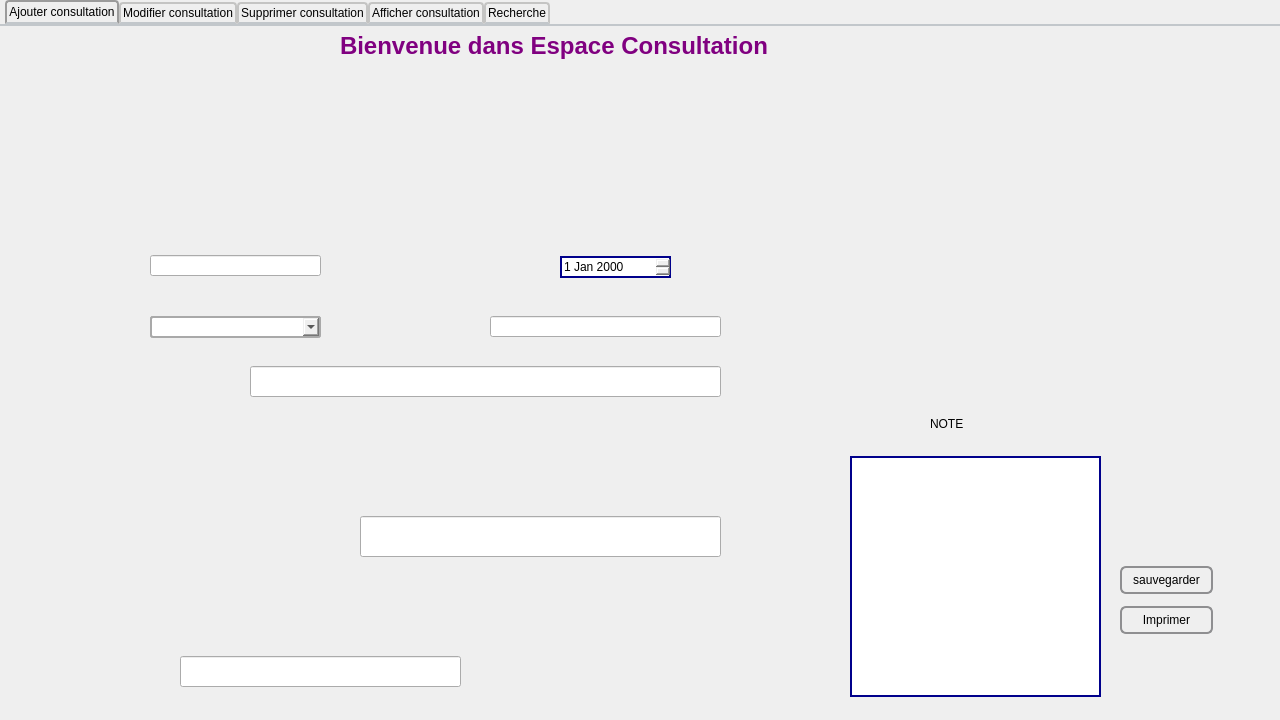
<?xml version="1.0" encoding="UTF-8"?>
<ui version="4.0">
 <class>Consultations</class>
 <widget class="QDialog" name="Consultations">
  <property name="geometry">
   <rect>
    <x>0</x>
    <y>0</y>
    <width>1280</width>
    <height>720</height>
   </rect>
  </property>
  <property name="minimumSize">
   <size>
    <width>1280</width>
    <height>720</height>
   </size>
  </property>
  <property name="maximumSize">
   <size>
    <width>1280</width>
    <height>720</height>
   </size>
  </property>
  <property name="baseSize">
   <size>
    <width>1280</width>
    <height>720</height>
   </size>
  </property>
  <property name="windowTitle">
   <string>MED++</string>
  </property>
  <widget class="QTabWidget" name="tabWidget">
   <property name="geometry">
    <rect>
     <x>0</x>
     <y>0</y>
     <width>1281</width>
     <height>721</height>
    </rect>
   </property>
   <property name="maximumSize">
    <size>
     <width>16777215</width>
     <height>16777215</height>
    </size>
   </property>
   <property name="styleSheet">
    <string notr="true">QTabWidget::pane { /* The tab widget frame */
    border-top: 2px solid #C2C7CB;
}

QTabWidget::tab-bar {
    left: 5px; /* move to the right by 5px */
}

/* Style the tab using the tab sub-control. Note that
    it reads QTabBar _not_ QTabWidget */
QTabBar::tab {
    background: qlineargradient(x1: 0, y1: 0, x2: 0, y2: 1,
                                stop: 0 #E1E1E1, stop: 0.4 #DDDDDD,
                                stop: 0.5 #D8D8D8, stop: 1.0 #D3D3D3);
    border: 2px solid #C4C4C3;
    border-bottom-color: #C2C7CB; /* same as the pane color */
    border-top-left-radius: 4px;
    border-top-right-radius: 4px;
    min-width: 8ex;
    padding: 2px;
}

QTabBar::tab:selected, QTabBar::tab:hover {
    background: qlineargradient(x1: 0, y1: 0, x2: 0, y2: 1,
                                stop: 0 #fafafa, stop: 0.4 #f4f4f4,
                                stop: 0.5 #e7e7e7, stop: 1.0 #fafafa);
}

QTabBar::tab:selected {
    border-color: #9B9B9B;
    border-bottom-color: #C2C7CB; /* same as pane color */
}

QTabBar::tab:!selected {
    margin-top: 2px; /* make non-selected tabs look smaller */
}</string>
   </property>
   <property name="currentIndex">
    <number>0</number>
   </property>
   <widget class="QWidget" name="tab">
    <attribute name="title">
     <string>Ajouter consultation</string>
    </attribute>
    <widget class="QWidget" name="widget" native="true">
     <property name="geometry">
      <rect>
       <x>0</x>
       <y>0</y>
       <width>1281</width>
       <height>701</height>
      </rect>
     </property>
     <property name="styleSheet">
      <string notr="true">QWidget#widget
{
	background-image: url(:/Ajouter Consultation.png);
}</string>
     </property>
     <widget class="QLineEdit" name="line_reff">
      <property name="geometry">
       <rect>
        <x>150</x>
        <y>229</y>
        <width>171</width>
        <height>21</height>
       </rect>
      </property>
      <property name="styleSheet">
       <string notr="true">QLineEdit:read-only {
background: lightblue;
}</string>
      </property>
     </widget>
     <widget class="QLineEdit" name="line_pat">
      <property name="geometry">
       <rect>
        <x>150</x>
        <y>290</y>
        <width>171</width>
        <height>21</height>
       </rect>
      </property>
     </widget>
     <widget class="QLineEdit" name="line_sym">
      <property name="geometry">
       <rect>
        <x>490</x>
        <y>290</y>
        <width>231</width>
        <height>21</height>
       </rect>
      </property>
      <property name="styleSheet">
       <string notr="true">QLineEdit:read-only {
background: lightblue;
}</string>
      </property>
     </widget>
     <widget class="QLineEdit" name="line_exa">
      <property name="geometry">
       <rect>
        <x>250</x>
        <y>340</y>
        <width>471</width>
        <height>31</height>
       </rect>
      </property>
      <property name="styleSheet">
       <string notr="true">QLineEdit:read-only {
background: lightblue;
}</string>
      </property>
      <property name="alignment">
       <set>Qt::AlignLeading|Qt::AlignLeft|Qt::AlignTop</set>
      </property>
     </widget>
     <widget class="QLineEdit" name="line_res">
      <property name="geometry">
       <rect>
        <x>360</x>
        <y>490</y>
        <width>361</width>
        <height>41</height>
       </rect>
      </property>
      <property name="styleSheet">
       <string notr="true">QLineEdit:read-only {
background: lightblue;
}</string>
      </property>
      <property name="alignment">
       <set>Qt::AlignLeading|Qt::AlignLeft|Qt::AlignTop</set>
      </property>
     </widget>
     <widget class="QLineEdit" name="line_dia">
      <property name="geometry">
       <rect>
        <x>180</x>
        <y>630</y>
        <width>281</width>
        <height>31</height>
       </rect>
      </property>
      <property name="styleSheet">
       <string notr="true">QLineEdit:read-only {
background: lightblue;
}</string>
      </property>
     </widget>
     <widget class="QWidget" name="widget_5" native="true">
      <property name="geometry">
       <rect>
        <x>1150</x>
        <y>80</y>
        <width>120</width>
        <height>41</height>
       </rect>
      </property>
      <widget class="QPushButton" name="pushButton">
       <property name="geometry">
        <rect>
         <x>0</x>
         <y>0</y>
         <width>121</width>
         <height>41</height>
        </rect>
       </property>
       <property name="styleSheet">
        <string notr="true">QPushButton{
border-style:solid;

background-color:#AARRGGBB ;
color:#fff;
border-radius:7px;
}

</string>
       </property>
       <property name="text">
        <string/>
       </property>
      </widget>
     </widget>
     <widget class="QWidget" name="widget_6" native="true">
      <property name="geometry">
       <rect>
        <x>1140</x>
        <y>410</y>
        <width>120</width>
        <height>41</height>
       </rect>
      </property>
      <widget class="QPushButton" name="pushButton_2">
       <property name="geometry">
        <rect>
         <x>0</x>
         <y>0</y>
         <width>121</width>
         <height>41</height>
        </rect>
       </property>
       <property name="styleSheet">
        <string notr="true">QPushButton{
border-style:solid;

background-color:#AARRGGBB ;
color:#fff;
border-radius:7px;
}


QPushButton:pressed {
    background-color: qlineargradient(x1: 0, y1: 0, x2: 0, y2: 1,
                                      stop: 0 #dadbde, stop: 1 #f6f7fa);
}

</string>
       </property>
       <property name="text">
        <string/>
       </property>
       <property name="icon">
        <iconset resource="reosurces.qrc">
         <normaloff>:/icon.png</normaloff>:/icon.png</iconset>
       </property>
      </widget>
     </widget>
     <widget class="QDateEdit" name="dateEdit">
      <property name="geometry">
       <rect>
        <x>560</x>
        <y>230</y>
        <width>111</width>
        <height>22</height>
       </rect>
      </property>
      <property name="styleSheet">
       <string notr="true">border-width:2px;
border-style:solid;
border-color:darkblue;</string>
      </property>
     </widget>
     <widget class="QTextEdit" name="textEdit">
      <property name="geometry">
       <rect>
        <x>850</x>
        <y>430</y>
        <width>251</width>
        <height>241</height>
       </rect>
      </property>
      <property name="styleSheet">
       <string notr="true">border-width:2px;
border-style:solid;
border-color:darkblue;</string>
      </property>
     </widget>
     <widget class="QPushButton" name="pushButton_9">
      <property name="geometry">
       <rect>
        <x>1120</x>
        <y>580</y>
        <width>93</width>
        <height>28</height>
       </rect>
      </property>
      <property name="styleSheet">
       <string notr="true">QPushButton {
    border: 2px solid #8f8f91;
    border-radius: 6px;
    background-color: qlineargradient(x1: 0, y1: 0, x2: 0, y2: 1,
                                      stop: 0 #f6f7fa, stop: 1 #dadbde);
    min-width: 80px;
}
QPushButton:pressed {
    background-color: qlineargradient(x1: 0, y1: 0, x2: 0, y2: 1,
                                      stop: 0 #dadbde, stop: 1 #f6f7fa);
}

QPushButton:flat {
    border: none; /* no border for a flat push button */
}

QPushButton:default {
    border-color: navy; /* make the default button prominent */
}
QPushButton:open { /* when the button has its menu open */
    background-color: qlineargradient(x1: 0, y1: 0, x2: 0, y2: 1,
                                      stop: 0 #dadbde, stop: 1 #f6f7fa);
}

QPushButton::menu-indicator {
    image: url(menu_indicator.png);
    subcontrol-origin: padding;
    subcontrol-position: bottom right;
}

QPushButton::menu-indicator:pressed, QPushButton::menu-indicator:open {
    position: relative;
    top: 2px; left: 2px; /* shift the arrow by 2 px */
}</string>
      </property>
      <property name="text">
       <string>Imprimer</string>
      </property>
     </widget>
     <widget class="QComboBox" name="comboBox_2">
      <property name="geometry">
       <rect>
        <x>150</x>
        <y>290</y>
        <width>171</width>
        <height>22</height>
       </rect>
      </property>
      <property name="styleSheet">
       <string notr="true">border-width:2px;
border-style:solid;
border-color:darkblue;

border-radius: 3px;
padding: 1px 18px 1px 3px;
min-width: 6em;

background: qlineargradient(x1: 0, y1: 0, x2: 0, y2: 1,
                       stop: 0 #D3D3D3, stop: 0.4 #D8D8D8,
                       stop: 0.5 #DDDDDD, stop: 1.0 #E1E1E1);


padding-top: 3px;
padding-left: 4px;

subcontrol-origin: padding;
subcontrol-position: top right;
width: 15px;

border-left-width: 1px;
border-left-color: darkgray;
border-left-style: solid; 
border-top-right-radius: 3px; 
border-bottom-right-radius: 3px;

top: 1px;
left: 1px;

border: 2px solid darkgray;
selection-background-color: lightgray;</string>
      </property>
     </widget>
     <widget class="QPushButton" name="pushButton_10">
      <property name="geometry">
       <rect>
        <x>1120</x>
        <y>540</y>
        <width>93</width>
        <height>28</height>
       </rect>
      </property>
      <property name="styleSheet">
       <string notr="true">QPushButton {
    border: 2px solid #8f8f91;
    border-radius: 6px;
    background-color: qlineargradient(x1: 0, y1: 0, x2: 0, y2: 1,
                                      stop: 0 #f6f7fa, stop: 1 #dadbde);
    min-width: 80px;
}
QPushButton:pressed {
    background-color: qlineargradient(x1: 0, y1: 0, x2: 0, y2: 1,
                                      stop: 0 #dadbde, stop: 1 #f6f7fa);
}

QPushButton:flat {
    border: none; /* no border for a flat push button */
}

QPushButton:default {
    border-color: navy; /* make the default button prominent */
}
QPushButton:open { /* when the button has its menu open */
    background-color: qlineargradient(x1: 0, y1: 0, x2: 0, y2: 1,
                                      stop: 0 #dadbde, stop: 1 #f6f7fa);
}

QPushButton::menu-indicator {
    image: url(menu_indicator.png);
    subcontrol-origin: padding;
    subcontrol-position: bottom right;
}

QPushButton::menu-indicator:pressed, QPushButton::menu-indicator:open {
    position: relative;
    top: 2px; left: 2px; /* shift the arrow by 2 px */
}</string>
      </property>
      <property name="text">
       <string>sauvegarder</string>
      </property>
     </widget>
     <widget class="QLabel" name="label_4">
      <property name="geometry">
       <rect>
        <x>930</x>
        <y>390</y>
        <width>55</width>
        <height>16</height>
       </rect>
      </property>
      <property name="text">
       <string>NOTE</string>
      </property>
     </widget>
     <widget class="QLabel" name="label_3">
      <property name="geometry">
       <rect>
        <x>340</x>
        <y>0</y>
        <width>691</width>
        <height>41</height>
       </rect>
      </property>
      <property name="text">
       <string>&lt;html&gt;&lt;head/&gt;&lt;body&gt;&lt;h1 style=&quot; margin-top:18px; margin-bottom:12px; margin-left:0px; margin-right:0px; -qt-block-indent:0; text-indent:0px;&quot;&gt;&lt;span style=&quot; font-size:xx-large; font-weight:600; color:#800080;&quot;&gt;Bienvenue dans Espace Consultation &lt;/span&gt;&lt;/h1&gt;&lt;/body&gt;&lt;/html&gt;</string>
      </property>
     </widget>
    </widget>
   </widget>
   <widget class="QWidget" name="tab_2">
    <attribute name="title">
     <string>Modifier consultation</string>
    </attribute>
    <widget class="QWidget" name="widget_2" native="true">
     <property name="geometry">
      <rect>
       <x>0</x>
       <y>0</y>
       <width>1281</width>
       <height>701</height>
      </rect>
     </property>
     <property name="styleSheet">
      <string notr="true">QWidget#widget_2
{
	background-image: url(:/ModifierConsultation.png);
}</string>
     </property>
     <widget class="QLineEdit" name="idd">
      <property name="geometry">
       <rect>
        <x>150</x>
        <y>280</y>
        <width>171</width>
        <height>31</height>
       </rect>
      </property>
      <property name="styleSheet">
       <string notr="true">QLineEdit:read-only {
background: lightblue;
}

</string>
      </property>
     </widget>
     <widget class="QLineEdit" name="res_exam">
      <property name="geometry">
       <rect>
        <x>360</x>
        <y>490</y>
        <width>361</width>
        <height>61</height>
       </rect>
      </property>
      <property name="styleSheet">
       <string notr="true">QLineEdit:read-only {
background: lightblue;
}</string>
      </property>
      <property name="alignment">
       <set>Qt::AlignLeading|Qt::AlignLeft|Qt::AlignTop</set>
      </property>
     </widget>
     <widget class="QLineEdit" name="symp">
      <property name="geometry">
       <rect>
        <x>490</x>
        <y>280</y>
        <width>231</width>
        <height>31</height>
       </rect>
      </property>
      <property name="styleSheet">
       <string notr="true">QLineEdit:read-only {
background: lightblue;
}</string>
      </property>
     </widget>
     <widget class="QLineEdit" name="diag">
      <property name="geometry">
       <rect>
        <x>180</x>
        <y>630</y>
        <width>241</width>
        <height>31</height>
       </rect>
      </property>
      <property name="styleSheet">
       <string notr="true">QLineEdit:read-only {
background: lightblue;
}</string>
      </property>
     </widget>
     <widget class="QLineEdit" name="reff_const">
      <property name="geometry">
       <rect>
        <x>150</x>
        <y>229</y>
        <width>171</width>
        <height>21</height>
       </rect>
      </property>
     </widget>
     <widget class="QLineEdit" name="exam">
      <property name="geometry">
       <rect>
        <x>230</x>
        <y>340</y>
        <width>361</width>
        <height>41</height>
       </rect>
      </property>
      <property name="styleSheet">
       <string notr="true">QLineEdit:read-only {
background: lightblue;
}</string>
      </property>
      <property name="alignment">
       <set>Qt::AlignLeading|Qt::AlignLeft|Qt::AlignTop</set>
      </property>
     </widget>
     <widget class="QPushButton" name="pushButton_3">
      <property name="geometry">
       <rect>
        <x>1160</x>
        <y>80</y>
        <width>111</width>
        <height>41</height>
       </rect>
      </property>
      <property name="styleSheet">
       <string notr="true">QPushButton{
border-style:solid;

background-color:#AARRGGBB ;
color:#fff;
border-radius:7px;
}

</string>
      </property>
      <property name="text">
       <string/>
      </property>
     </widget>
     <widget class="QPushButton" name="pushButton_4">
      <property name="geometry">
       <rect>
        <x>1140</x>
        <y>410</y>
        <width>121</width>
        <height>41</height>
       </rect>
      </property>
      <property name="styleSheet">
       <string notr="true">QPushButton{
border-style:solid;

background-color:#AARRGGBB ;
color:#fff;
border-radius:7px;
}

</string>
      </property>
      <property name="text">
       <string/>
      </property>
     </widget>
     <widget class="QDateEdit" name="dateEdit_2">
      <property name="geometry">
       <rect>
        <x>569</x>
        <y>230</y>
        <width>151</width>
        <height>31</height>
       </rect>
      </property>
      <property name="styleSheet">
       <string notr="true">border-width:2px;
border-style:solid;
border-color:darkblue;</string>
      </property>
     </widget>
     <widget class="QComboBox" name="comboBox_3">
      <property name="geometry">
       <rect>
        <x>150</x>
        <y>230</y>
        <width>171</width>
        <height>22</height>
       </rect>
      </property>
      <property name="styleSheet">
       <string notr="true">border-width:2px;
border-style:solid;
border-color:darkblue;

border-radius: 3px;
padding: 1px 18px 1px 3px;
min-width: 6em;

background: qlineargradient(x1: 0, y1: 0, x2: 0, y2: 1,
                       stop: 0 #D3D3D3, stop: 0.4 #D8D8D8,
                       stop: 0.5 #DDDDDD, stop: 1.0 #E1E1E1);


padding-top: 3px;
padding-left: 4px;

subcontrol-origin: padding;
subcontrol-position: top right;
width: 15px;

border-left-width: 1px;
border-left-color: darkgray;
border-left-style: solid; 
border-top-right-radius: 3px; 
border-bottom-right-radius: 3px;

top: 1px;
left: 1px;

border: 2px solid darkgray;
selection-background-color: lightgray;

</string>
      </property>
     </widget>
     <widget class="QLabel" name="lc1">
      <property name="geometry">
       <rect>
        <x>350</x>
        <y>0</y>
        <width>561</width>
        <height>41</height>
       </rect>
      </property>
      <property name="text">
       <string>&lt;html&gt;&lt;head/&gt;&lt;body&gt;&lt;h1 style=&quot; margin-top:18px; margin-bottom:12px; margin-left:0px; margin-right:0px; -qt-block-indent:0; text-indent:0px;&quot;&gt;&lt;span style=&quot; font-size:xx-large; font-weight:600; color:#800080;&quot;&gt;Bienvenue dans Espace Consultation &lt;/span&gt;&lt;/h1&gt;&lt;/body&gt;&lt;/html&gt;</string>
      </property>
     </widget>
    </widget>
   </widget>
   <widget class="QWidget" name="tab_3">
    <attribute name="title">
     <string>Supprimer consultation</string>
    </attribute>
    <widget class="QWidget" name="widget_3" native="true">
     <property name="geometry">
      <rect>
       <x>0</x>
       <y>0</y>
       <width>1281</width>
       <height>691</height>
      </rect>
     </property>
     <property name="styleSheet">
      <string notr="true">QWidget#widget_3
{
	background-image: url(:/SuppConst.png);
}</string>
     </property>
     <widget class="QLineEdit" name="reff">
      <property name="geometry">
       <rect>
        <x>340</x>
        <y>350</y>
        <width>251</width>
        <height>31</height>
       </rect>
      </property>
      <property name="styleSheet">
       <string notr="true">QLineEdit:read-only {
background: lightblue;
}</string>
      </property>
      <property name="clearButtonEnabled">
       <bool>true</bool>
      </property>
     </widget>
     <widget class="QPushButton" name="pushButton_5">
      <property name="geometry">
       <rect>
        <x>1150</x>
        <y>80</y>
        <width>111</width>
        <height>41</height>
       </rect>
      </property>
      <property name="styleSheet">
       <string notr="true">QPushButton{
border-style:solid;

background-color:#AARRGGBB ;
color:#fff;
border-radius:7px;
}

</string>
      </property>
      <property name="text">
       <string/>
      </property>
     </widget>
     <widget class="QPushButton" name="pushButton_6">
      <property name="geometry">
       <rect>
        <x>1120</x>
        <y>640</y>
        <width>121</width>
        <height>41</height>
       </rect>
      </property>
      <property name="styleSheet">
       <string notr="true">QPushButton{
border-style:solid;

background-color:#AARRGGBB ;
color:#fff;
border-radius:7px;
}

</string>
      </property>
      <property name="text">
       <string/>
      </property>
     </widget>
     <widget class="QLabel" name="lc_2">
      <property name="geometry">
       <rect>
        <x>300</x>
        <y>0</y>
        <width>621</width>
        <height>41</height>
       </rect>
      </property>
      <property name="text">
       <string>&lt;html&gt;&lt;head/&gt;&lt;body&gt;&lt;h1 style=&quot; margin-top:18px; margin-bottom:12px; margin-left:0px; margin-right:0px; -qt-block-indent:0; text-indent:0px;&quot;&gt;&lt;span style=&quot; font-size:xx-large; font-weight:600; color:#800080;&quot;&gt;Bienvenue dans Espace Consultation &lt;/span&gt;&lt;/h1&gt;&lt;/body&gt;&lt;/html&gt;</string>
      </property>
     </widget>
    </widget>
   </widget>
   <widget class="QWidget" name="tab_4">
    <attribute name="title">
     <string>Afficher consultation</string>
    </attribute>
    <widget class="QWidget" name="widget_4" native="true">
     <property name="geometry">
      <rect>
       <x>-20</x>
       <y>0</y>
       <width>1281</width>
       <height>691</height>
      </rect>
     </property>
     <property name="styleSheet">
      <string notr="true">QWidget#widget_4 
{
	background-image: url(:/AfficherCnst.png);
}</string>
     </property>
     <widget class="QTableView" name="TabConsultation">
      <property name="geometry">
       <rect>
        <x>90</x>
        <y>240</y>
        <width>981</width>
        <height>291</height>
       </rect>
      </property>
      <property name="styleSheet">
       <string notr="true">QTableView QTableCornerButton::section {
    background: red;
    border: 2px outset red;
}
QTableView {
    selection-background-color: qlineargradient(x1: 0, y1: 0, x2: 0.5, y2: 0.5,
                                stop: 0 #FF92BB, stop: 1 gray);
}
 QScrollBar:vertical {
     border: 2px solid grey;
     background: #32CC99;
     width: 15px;
     margin: 22px 0 22px 0;
 }
 QScrollBar::handle:vertical {
     background: white;
     min-height: 20px;
 }
 QScrollBar::add-line:vertical {
     border: 2px solid grey;
     background: #32CC99;
     height: 20px;
     subcontrol-position: bottom;
     subcontrol-origin: margin;
 }

 QScrollBar::sub-line:vertical {
     border: 2px solid grey;
     background: #32CC99;
     height: 20px;
     subcontrol-position: top;
     subcontrol-origin: margin;
 }
 QScrollBar::up-arrow:vertical, QScrollBar::down-arrow:vertical {
     border: 2px solid grey;
     width: 3px;
     height: 3px;
     background: white;
 }

 QScrollBar::add-page:vertical, QScrollBar::sub-page:vertical {
     background: none;
 }

</string>
      </property>
     </widget>
     <widget class="QPushButton" name="pushButton_7">
      <property name="geometry">
       <rect>
        <x>1150</x>
        <y>80</y>
        <width>111</width>
        <height>41</height>
       </rect>
      </property>
      <property name="styleSheet">
       <string notr="true">QPushButton{
border-style:solid;

background-color:#AARRGGBB ;
color:#fff;
border-radius:7px;
}

</string>
      </property>
      <property name="text">
       <string/>
      </property>
     </widget>
     <widget class="QLabel" name="label_2">
      <property name="geometry">
       <rect>
        <x>30</x>
        <y>200</y>
        <width>81</width>
        <height>21</height>
       </rect>
      </property>
      <property name="font">
       <font>
        <family>Agency FB</family>
        <pointsize>16</pointsize>
       </font>
      </property>
      <property name="text">
       <string>Trier Par : </string>
      </property>
     </widget>
     <widget class="QRadioButton" name="radioButton_2">
      <property name="geometry">
       <rect>
        <x>230</x>
        <y>200</y>
        <width>95</width>
        <height>20</height>
       </rect>
      </property>
      <property name="styleSheet">
       <string notr="true">QRadioButton::indicator {
    width: 13px;
    height: 13px;
}





</string>
      </property>
      <property name="text">
       <string>Date</string>
      </property>
     </widget>
     <widget class="QRadioButton" name="radioButton_3">
      <property name="geometry">
       <rect>
        <x>350</x>
        <y>200</y>
        <width>95</width>
        <height>20</height>
       </rect>
      </property>
      <property name="styleSheet">
       <string notr="true">QRadioButton::indicator {
    width: 13px;
    height: 13px;
}</string>
      </property>
      <property name="text">
       <string>référence</string>
      </property>
     </widget>
     <widget class="QRadioButton" name="radioButton_4">
      <property name="geometry">
       <rect>
        <x>480</x>
        <y>200</y>
        <width>95</width>
        <height>20</height>
       </rect>
      </property>
      <property name="styleSheet">
       <string notr="true">QRadioButton::indicator {
    width: 13px;
    height: 13px;
}</string>
      </property>
      <property name="text">
       <string>identifiant</string>
      </property>
     </widget>
     <widget class="QLabel" name="lc_3">
      <property name="geometry">
       <rect>
        <x>320</x>
        <y>0</y>
        <width>591</width>
        <height>41</height>
       </rect>
      </property>
      <property name="text">
       <string>&lt;html&gt;&lt;head/&gt;&lt;body&gt;&lt;h1 style=&quot; margin-top:18px; margin-bottom:12px; margin-left:0px; margin-right:0px; -qt-block-indent:0; text-indent:0px;&quot;&gt;&lt;span style=&quot; font-size:xx-large; font-weight:600; color:#800080;&quot;&gt;Bienvenue dans Espace Consultation &lt;/span&gt;&lt;/h1&gt;&lt;/body&gt;&lt;/html&gt;</string>
      </property>
     </widget>
    </widget>
   </widget>
   <widget class="QWidget" name="tab_5">
    <attribute name="title">
     <string>Recherche</string>
    </attribute>
    <widget class="QLineEdit" name="reff_consultation">
     <property name="geometry">
      <rect>
       <x>300</x>
       <y>70</y>
       <width>113</width>
       <height>22</height>
      </rect>
     </property>
     <property name="styleSheet">
      <string notr="true">QLineEdit:read-only {
background: lightblue;
}</string>
     </property>
    </widget>
    <widget class="QLabel" name="label">
     <property name="geometry">
      <rect>
       <x>124</x>
       <y>70</y>
       <width>131</width>
       <height>20</height>
      </rect>
     </property>
     <property name="text">
      <string>Reff_consultation :</string>
     </property>
    </widget>
    <widget class="QTableView" name="tableView_r">
     <property name="geometry">
      <rect>
       <x>180</x>
       <y>161</y>
       <width>851</width>
       <height>211</height>
      </rect>
     </property>
     <property name="styleSheet">
      <string notr="true">QTableView QTableCornerButton::section {
    background: red;
    border: 2px outset red;
}
QTableView {
    selection-background-color: qlineargradient(x1: 0, y1: 0, x2: 0.5, y2: 0.5,
                                stop: 0 #FF92BB, stop: 1 gray);
}
 QScrollBar:vertical {
     border: 2px solid grey;
     background: #32CC99;
     width: 15px;
     margin: 22px 0 22px 0;
 }
 QScrollBar::handle:vertical {
     background: white;
     min-height: 20px;
 }
 QScrollBar::add-line:vertical {
     border: 2px solid grey;
     background: #32CC99;
     height: 20px;
     subcontrol-position: bottom;
     subcontrol-origin: margin;
 }

 QScrollBar::sub-line:vertical {
     border: 2px solid grey;
     background: #32CC99;
     height: 20px;
     subcontrol-position: top;
     subcontrol-origin: margin;
 }
 QScrollBar::up-arrow:vertical, QScrollBar::down-arrow:vertical {
     border: 2px solid grey;
     width: 3px;
     height: 3px;
     background: white;
 }

 QScrollBar::add-page:vertical, QScrollBar::sub-page:vertical {
     background: none;
 }
</string>
     </property>
    </widget>
    <widget class="QPushButton" name="pushButton_8">
     <property name="geometry">
      <rect>
       <x>610</x>
       <y>60</y>
       <width>93</width>
       <height>28</height>
      </rect>
     </property>
     <property name="styleSheet">
      <string notr="true">QPushButton {
    border: 2px solid #8f8f91;
    border-radius: 6px;
    background-color: qlineargradient(x1: 0, y1: 0, x2: 0, y2: 1,
                                      stop: 0 #f6f7fa, stop: 1 #dadbde);
    min-width: 80px;
}
QPushButton:pressed {
    background-color: qlineargradient(x1: 0, y1: 0, x2: 0, y2: 1,
                                      stop: 0 #dadbde, stop: 1 #f6f7fa);
}

QPushButton:flat {
    border: none; /* no border for a flat push button */
}

QPushButton:default {
    border-color: navy; /* make the default button prominent */
}
QPushButton:open { /* when the button has its menu open */
    background-color: qlineargradient(x1: 0, y1: 0, x2: 0, y2: 1,
                                      stop: 0 #dadbde, stop: 1 #f6f7fa);
}

QPushButton::menu-indicator {
    image: url(menu_indicator.png);
    subcontrol-origin: padding;
    subcontrol-position: bottom right;
}

QPushButton::menu-indicator:pressed, QPushButton::menu-indicator:open {
    position: relative;
    top: 2px; left: 2px; /* shift the arrow by 2 px */
}</string>
     </property>
     <property name="text">
      <string>rechercher</string>
     </property>
    </widget>
    <widget class="QComboBox" name="comboBox">
     <property name="geometry">
      <rect>
       <x>300</x>
       <y>100</y>
       <width>122</width>
       <height>22</height>
      </rect>
     </property>
     <property name="styleSheet">
      <string notr="true">border-width:2px;
border-style:solid;
border-color:darkblue;

border-radius: 3px;
padding: 1px 18px 1px 3px;
min-width: 6em;

background: qlineargradient(x1: 0, y1: 0, x2: 0, y2: 1,
                       stop: 0 #D3D3D3, stop: 0.4 #D8D8D8,
                       stop: 0.5 #DDDDDD, stop: 1.0 #E1E1E1);


padding-top: 3px;
padding-left: 4px;

subcontrol-origin: padding;
subcontrol-position: top right;
width: 15px;

border-left-width: 1px;
border-left-color: darkgray;
border-left-style: solid; 
border-top-right-radius: 3px; 
border-bottom-right-radius: 3px;

top: 1px;
left: 1px;

border: 2px solid darkgray;
selection-background-color: lightgray;</string>
     </property>
    </widget>
    <widget class="QLabel" name="lc_4">
     <property name="geometry">
      <rect>
       <x>350</x>
       <y>10</y>
       <width>591</width>
       <height>41</height>
      </rect>
     </property>
     <property name="text">
      <string>&lt;html&gt;&lt;head/&gt;&lt;body&gt;&lt;h1 style=&quot; margin-top:18px; margin-bottom:12px; margin-left:0px; margin-right:0px; -qt-block-indent:0; text-indent:0px;&quot;&gt;&lt;span style=&quot; font-size:xx-large; font-weight:600; color:#800080;&quot;&gt;Bienvenue dans Espace Consultation &lt;/span&gt;&lt;/h1&gt;&lt;/body&gt;&lt;/html&gt;</string>
     </property>
    </widget>
   </widget>
  </widget>
 </widget>
 <resources>
  <include location="reosurces.qrc"/>
 </resources>
 <connections/>
</ui>
